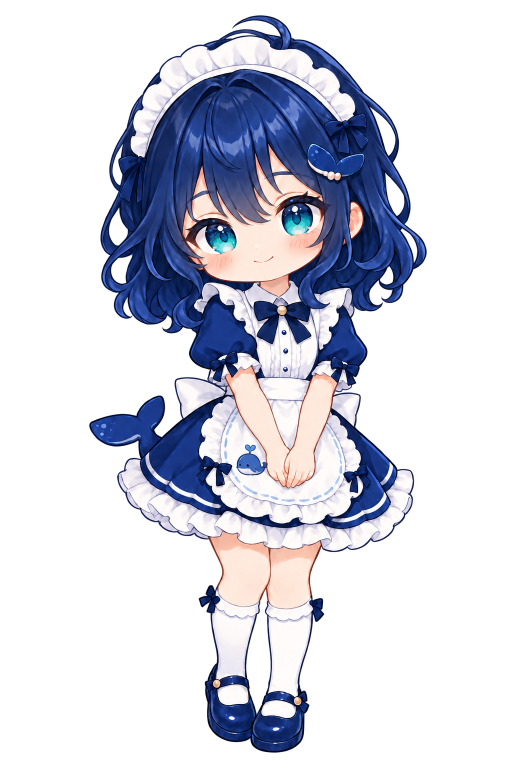
#> input picture assets/generated/idle.png, 1024 x 1536 px (shown at 1/2 size); its folder holds 4 pictures in this run
$ python art-manifest.py
#> lines starting #> are read from the running program, lines starting #| are printed output that depends on the picture
"""Inspect selected PNGs and record provenance; this script never edits pixels."""
import hashlib
import json
from pathlib import Path
from PIL import Image

root = Path(__file__).resolve().parent.parent
poses = {
    'idle': ('exec-bf5bd369-e477-4338-80cf-874809c18072.png', '待机，站立微笑，围裙上添加可爱的鲸鱼图案。'),
    'work': ('exec-cc1779dd-dc50-401d-9e2f-eb93435ac963.png', '坐着打字，笔记本背面和围裙都有鲸鱼图案；头低下，眼睛朝电脑屏幕看。'),
    'thinking': ('exec-d2e1fd0a-536a-462d-9443-19edce05edf9.png', '思考，手指轻放下巴。'),
    'success': ('exec-3bb04a20-9524-486b-8b53-7b64b1b547e0.png', '成功，微笑并竖起拇指。'),
    'failure': ('exec-f07fe338-c929-46f0-90f6-fc5be25c3a44.png', '出错，担心的表情，双手在胸前。'),
    'celebrate': ('exec-ef42d647-2f9c-458a-b93b-ec05bd5fcecd.png', '庆祝，双手举起，快乐地抬起一条腿。'),
    'sleep': ('exec-9ddb0d24-6e9d-4593-bd64-32e561d2940e.png', '睡觉，闭眼抱着鲸鱼玩偶。'),
    'interact': ('exec-a83d6f2c-5576-4ba5-98d5-6ce73ef30c70.png', '互动，挥手并眨眼。'),
}
manifest = {
    'author': 'Mars', 'license': 'MIT', 'tool': 'OpenAI built-in image_gen',
    'generatedOn': '2026-10-04', 'oldProjectArtworkUsed': False,
    'promptSet': {
        'characterSpecification': '原创可爱 Q 版人形鲸鱼娘，深蓝色头发、深蓝色女仆装、白色围裙、鲸鱼发饰和尾巴。保持各姿态同一角色，完整身体，透明背景，无文字或水印。',
        'variantInvariants': '以本次新生成的待机角色为参考，保留人物身份、深蓝色配色、服装、鲸鱼围裙图案和绘画风格，只改变指定的姿态和表情。',
        'workFinalEditVerbatim': 'Local precise edit of EYES AND HEAD ONLY. This girl is working at her laptop. She must visibly look at the laptop SCREEN, located BELOW and to the RIGHT in the image. Currently she appears to look at the viewer; FIX THAT. Move both irises and pupils far toward the LOWER RIGHT corners of their eye openings, creating a clear downward-right gaze, with more white visible above and to the left. Lower the upper eyelids slightly for focused eyes, do not close them. Turn face three-quarter toward the laptop (image right) and tip chin down a little. Sightline must point into the screen immediately above her typing hands, not toward the audience. Preserve every other feature exactly: navy maid dress, navy hair, whale hair clip, whale apron emblem, laptop whale emblem, hands typing, seated pose, full body, transparent background. No text. Do not redesign character.',
    }, 'assets': [],
}
for pose, (source, prompt) in poses.items():
    file = root / 'assets' / 'generated' / (pose + '.png')
    with Image.open(file) as image:
#> image is the input picture: PIL image 1024x1536 RGBA; mean R, G, B, A 58.3, 62.9, 82.8, 90.7
        assert image.mode == 'RGBA', (pose, image.mode)
        alpha = image.getchannel('A')
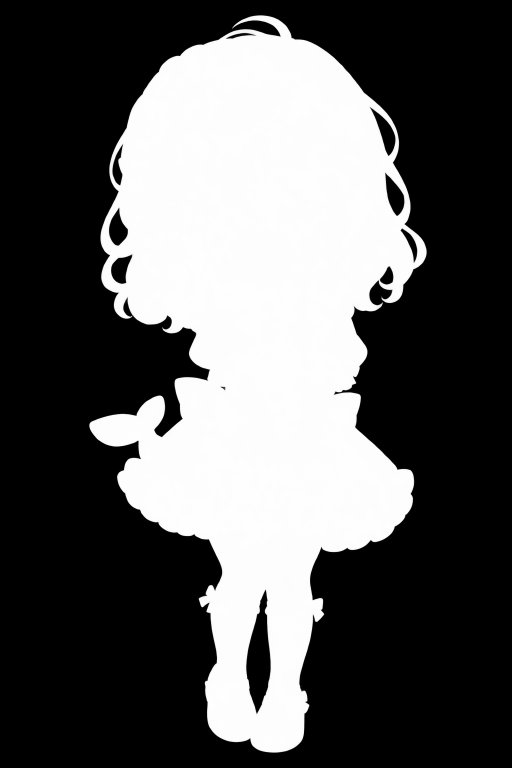
#> alpha: PIL image 1024x1536 L (shown at 1/2 size); min 0, max 254, mean 90.7
#> (the run stopped early here; a loop or call above may not have finished)
